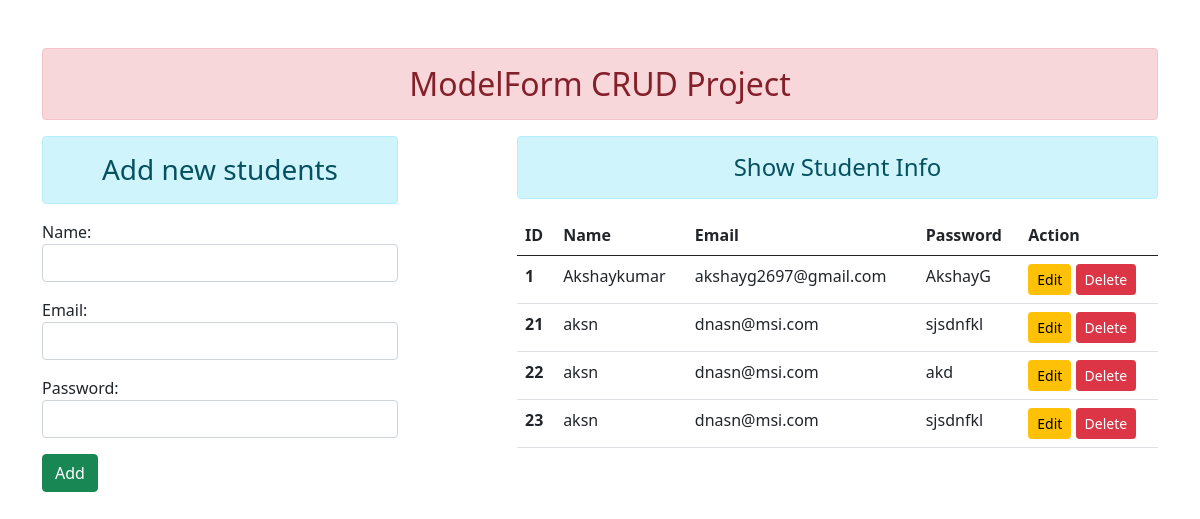
The page / on the database its author committed.
### Enroll/models.py (models this page shows)
class User(models.Model):
    name = models.CharField(max_length=70)
    email = models.EmailField(max_length=70)
    password = models.CharField(max_length=100)

### Enroll/views.py (the view)
# urls.py: path('', views.add_show, name="addandshow"),
def add_show(request):
    if request.method == 'POST':
        fm = StudentRegistration(request.POST)
        if fm.is_valid():
            nm = fm.cleaned_data['name']
            em = fm.cleaned_data['email']
            pw = fm.cleaned_data['password']
            reg = User(name=nm, email=em, password=pw)
            reg.save()
            fm = StudentRegistration()
    else:
        fm = StudentRegistration()
    stud = User.objects.all()
    return render(request, 'Enroll/addandshow.html', {'form':fm, 'stu': stud})

### Enroll/forms.py
class StudentRegistration(forms.ModelForm):
    class Meta:
        model = User
        fields = ['name', 'email', 'password']
        widgets = {
            'name': forms.TextInput(attrs={'class':'form-control'}),
            'email': forms.EmailInput(attrs={'class':'form-control'}),
            'password': forms.PasswordInput(attrs={'class':'form-control'}),
        }

### Enroll/templates/Enroll/addandshow.html (shortened to what this page needs)
{% extends 'Enroll/base.html' %}
{% block content %}
<div class="row">
    <div class="col-sm-4">
        <h3 class="text-center alert alert-info">Add new students</h3>
        <form action="" method="POST">
            {{form.as_p}}
            <input type="submit" class="btn btn-success " value="Add">
        </form>
    </div>
    <div class="col-sm-7 offset-1">
        <h4 class="text-center alert alert-info">Show Student Info</h4>
        {% if stu %}
        <table class="table table-hover">
            <thead>
                <tr>
                    <th scope="col">ID</th>
                    <th scope="col">Name</th>
                    <th scope="col">Email</th>
                    <th scope="col">Password</th>
                    <th scope="col">Action</th>
                </tr>
            </thead>
            <tbody>
                {% for st in stu %}
                <tr>
                    <th scope="row">{{st.id}}</th>
                    <td>{{st.name}}</td>
                    <td>{{st.email}}</td>
                    <td>{{st.password}}</td>
                    <td>
                        <a href="{% url 'update_data' st.id %}" class="btn btn-warning btn-sm">Edit</a>
                        <form action="{% url 'delete_data' st.id %}" method="post" class="d-inline">
                            <input type="submit" value="Delete" class="btn btn-danger btn-sm">
                        </form>
                    </td>
                </tr>
                {% endfor %}
            </tbody>
        </table>
        {% else %}
        <h4 class="text-center alert alert-warning">no data</h4>
        {% endif %}
    </div>
</div>
{% endblock content %}

### Enroll/templates/Enroll/base.html (shortened to what this page needs)
<!DOCTYPE html>
{% load static %}
<html lang="en">
<head>
    <link rel="stylesheet" href="{% static 'Enroll/css/bootstrap.css' %}">
</head>
<body>
    <div class="container mt-5">
        <h2 class="text-center alert alert-danger">ModelForm CRUD Project</h2>
    {% block content %}
    {% endblock content%}
    </div>
</body>
</html>

### rows shown on the page
User: id "1", name "Akshaykumar", email "akshayg2697@gmail.com", password "AkshayG"
User: id "21", name "aksn", email "dnasn@msi.com", password "sjsdnfkl"
User: id "22", name "aksn", email "dnasn@msi.com", password "akd"
User: id "23", name "aksn", email "dnasn@msi.com", password "sjsdnfkl"
